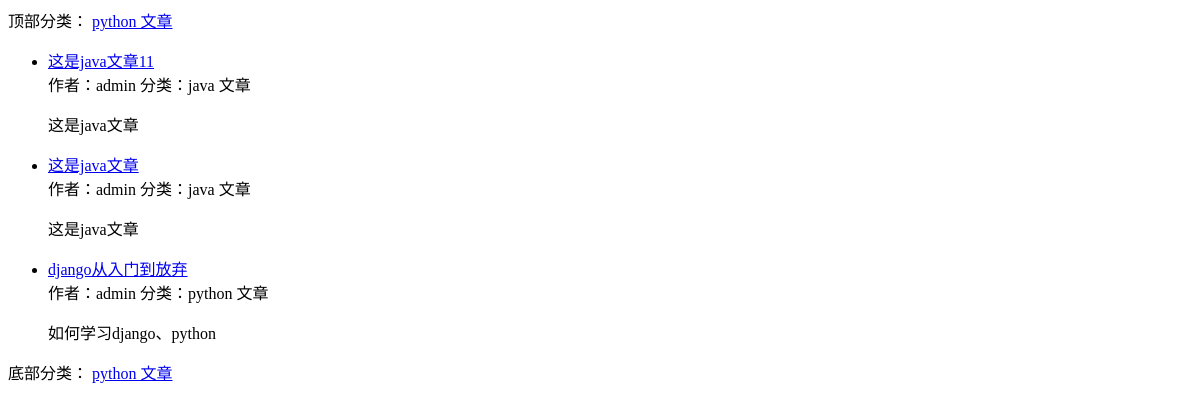
Before: / with the older database file.
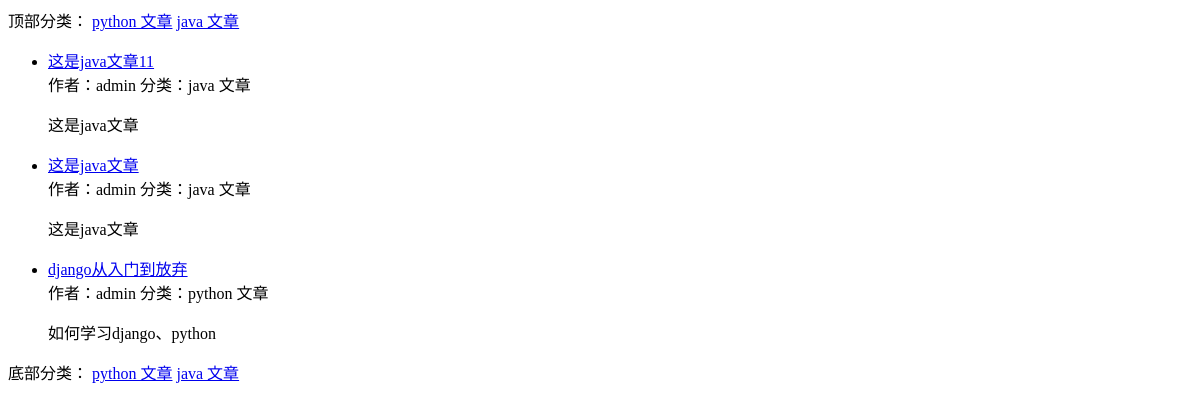
After: the same page with the newer database file.
### blog/models.py (models this page shows, shortened)
class Category(models.Model):
    STATUS_NORMAL = 1
    STATUS_DELETE = 0
    STATUS_ITEMS = (
        (STATUS_NORMAL,'正常'),
        (STATUS_DELETE,'删除'),
    )
    name = models.CharField(max_length=50,verbose_name='名称')
    status = models.PositiveIntegerField(default=STATUS_NORMAL,choices=STATUS_ITEMS,verbose_name='状态')
    is_nav = models.BooleanField(default=False,verbose_name='是否为导航')
    owner = models.ForeignKey(User,on_delete=models.CASCADE,verbose_name='作者')
    created_time = models.DateTimeField(auto_now_add=True,editable=False,verbose_name='创建时间')
    class Meta:
        verbose_name = verbose_name_plural = '分类'
    @classmethod
    def get_navs(cls):
        categories = cls.objects.filter(status=cls.STATUS_NORMAL)
        nav_categories = []
        normal_categories = []
        for cate in categories:
            if cate.is_nav:
                nav_categories.append(cate)
            else:
                normal_categories.append(cate)
        return {
            'navs':nav_categories,
            'categories':normal_categories,
        }

class Post(models.Model):
    STATUS_DRAFT = 2
    STATUS_NORMAL = 1
    STATUS_DELETE = 0
    STATUS_ITEMS = (
        (STATUS_NORMAL, '正常'),
        (STATUS_DELETE, '删除'),
        (STATUS_DRAFT,'草稿'),
    )
    title = models.CharField(max_length=255,verbose_name='标题')
    desc = models.CharField(max_length=1024,blank=True,verbose_name='摘要')
    content = models.TextField('正文',help_text='正文必须未Markdown格式')
    status = models.PositiveIntegerField(default=STATUS_NORMAL,choices=STATUS_ITEMS,verbose_name='状态')
    category = models.ForeignKey(Category,on_delete=models.CASCADE,verbose_name='分类')
    tag = models.ManyToManyField(Tag,verbose_name='标签')
    owner = models.ForeignKey(User,on_delete=models.CASCADE,verbose_name='作者')
    created_time = models.DateTimeField(auto_now_add=True,editable=False,verbose_name='创建时间')
    class Meta:
        verbose_name = verbose_name_plural = '文章'
        ordering = ['-id'] #根据id降序排列
    @classmethod
    def latest_posts(cls):
        return cls.objects.filter(status=cls.STATUS_NORMAL)

### blog/views.py (the view)
# urls.py: re_path(r'^$',post_list),
def post_list(request,category_id=None,tag_id=None):
    tag = None
    category = None
    if tag_id:
        post_list,tag = Post.get_by_tag(tag_id)
    elif category_id:
        post_list,category = Post.get_by_category(category_id)
    else:
        post_list = Post.latest_posts()
    context = {
        'category':category,
        'tag':tag,
        'post_list':post_list
    }
    context.update(Category.get_navs())
    return render(request,'blog/list.html',context=context)

### typeidea/templates/blog/list.html (shortened to what this page needs)
<!DOCTYPE html>
<html lang="en">
<head>
</head>
<body>
<div>
    顶部分类：
    {% for nav in navs %}
    <a href="/category/{{ nav.id }}">{{ nav.name }}</a>
    {% endfor %}
</div>
<ul>
{% for post in post_list %}
<li>
    <a href="/post/{{ post.id }}.html">{{ post.title }}</a>
    <div>
        <span>作者：{{ post.owner.username }}</span>
        <span>分类：{{ post.category.name }}</span>
    </div>
    <p>{{ post.desc }}</p>
</li>
{% endfor %}
</ul>
<div>
    底部分类：
    {% for nav in navs %}
    <a href="/category/{{ nav.id }}">{{ nav.name }}</a>
    {% endfor %}
</div>
</body>
</html>

Changed rows visible on the page:
now on this page (row edited): Category: name "java 文章"
